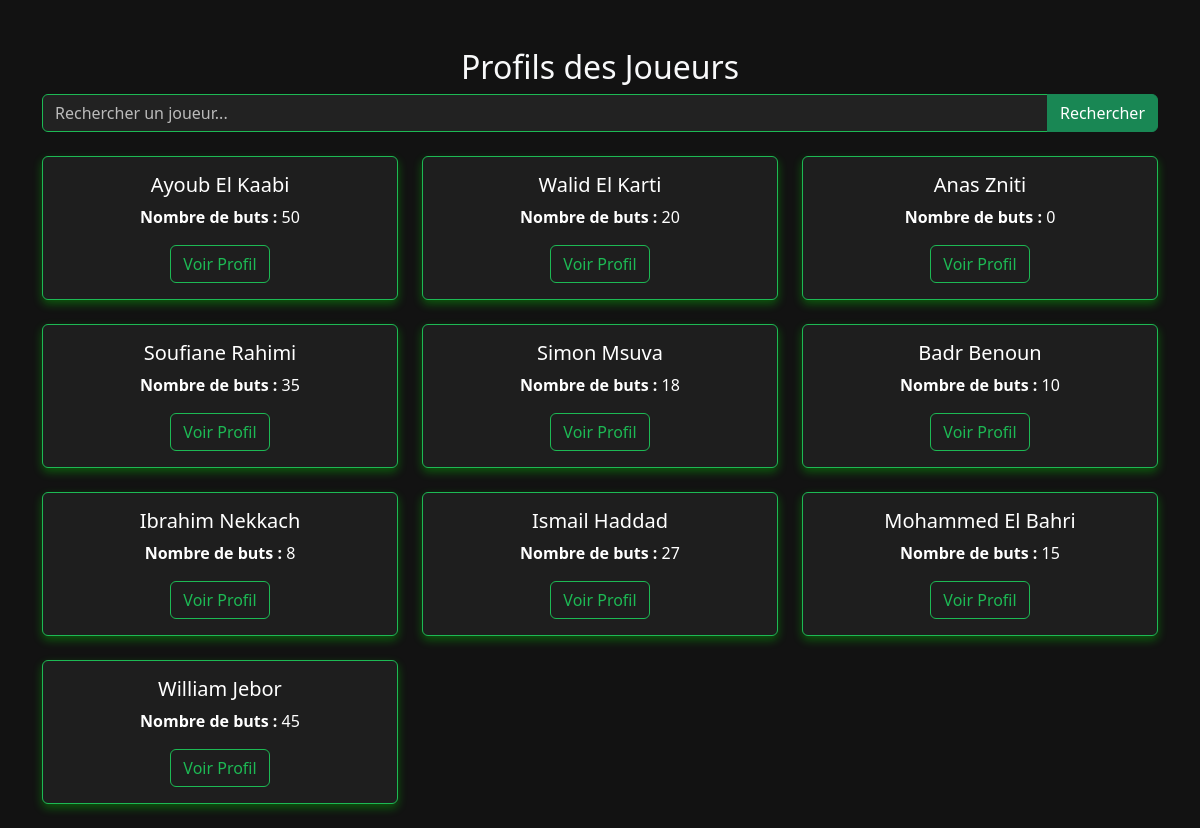
The app's page /pages/user_joueurs.php with its own data.
### tables this page shows
CREATE TABLE IF NOT EXISTS `joueurs` (
  `id` int NOT NULL AUTO_INCREMENT,
  `nom` varchar(100) NOT NULL,
  `role` varchar(50) DEFAULT NULL,
  `age` int DEFAULT NULL,
  `equipes` int DEFAULT NULL,
  `prenom` varchar(100) DEFAULT NULL,
  `origine` varchar(100) DEFAULT NULL,
  `nationalite` varchar(100) DEFAULT NULL,
  `date_naissance` date DEFAULT NULL,
  `clubs` text,
  `goals` int DEFAULT NULL,
  `moyenne_note` decimal(3,1) NOT NULL DEFAULT '1.0',
  PRIMARY KEY (`id`),
  KEY `equipe_id` (`equipes`)
);

### pages/user_joueurs.php (the view, shortened to what this page needs)
<?php
include "../config/db.php";
$search = $_GET['search'] ?? '';
$query = "SELECT id, prenom, nom, goals FROM joueurs WHERE nom LIKE :search OR prenom LIKE :search";
$stmt = $pdo->prepare($query);
$stmt->execute(['search' => "%$search%"]);
$joueurs = $stmt->fetchAll();
?>
<!DOCTYPE html>
<html lang="fr">
<head>
    <link href="https://cdn.jsdelivr.net/npm/bootstrap@5.3.0/dist/css/bootstrap.min.css" rel="stylesheet">
</head>
<body>
<div class="container mt-5">
    <h2 class="text-center text-light">Profils des Joueurs</h2>
    <form method="GET" class="mb-4">
        <div class="input-group">
            <input type="text" name="search" class="form-control search-input" placeholder="Rechercher un joueur..." value="<?= htmlspecialchars($search) ?>">
            <button class="btn btn-success" type="submit">Rechercher</button>
        </div>
    </form>
    <div class="row">
        <?php foreach ($joueurs as $joueur): ?>
            <div class="col-md-4">
                <div class="card custom-card mb-4">
                    <div class="card-body text-center">
                        <h5 class="card-title"><?= htmlspecialchars($joueur['prenom'] . ' ' . $joueur['nom']) ?></h5>
                        <p class="card-text"><strong>Nombre de buts :</strong> <?= htmlspecialchars($joueur['goals']) ?></p>
                        <a href="player_profile.php?id=<?= $joueur['id'] ?>" class="btn btn-outline-light">Voir Profil</a>
                    </div>
                </div>
            </div>
        <?php endforeach; ?>
    </div>
</div>
</body>
</html>

### pages/user_joueurs.php (style rules this page uses)
body { background-color: #121212; color: #ffffff; }
h2 { color: #1db954; }
.search-input { background-color: #222; border: 1px solid #1db954; color: #fff; }
.search-input::placeholder { color: #bbb; }
.custom-card { background-color: #1e1e1e; border: 1px solid #1db954; color: #ffffff; box-shadow: 0px 4px 10px rgba(0, 255, 0, 0.3); transition: transform 0.3s ease; }
.btn-outline-light { border-color: #1db954; color: #1db954; }

### records on screen
joueurs: prenom+nom "Ayoub El Kaabi", goals "50"
joueurs: prenom+nom "Walid El Karti", goals "20"
joueurs: prenom+nom "Anas Zniti", goals "0"
joueurs: prenom+nom "Soufiane Rahimi", goals "35"
joueurs: prenom+nom "Simon Msuva", goals "18"
joueurs: prenom+nom "Badr Benoun", goals "10"
joueurs: prenom+nom "Ibrahim Nekkach", goals "8"
joueurs: prenom+nom "Ismail Haddad", goals "27"
joueurs: prenom+nom "Mohammed El Bahri", goals "15"
joueurs: prenom+nom "William Jebor", goals "45"
